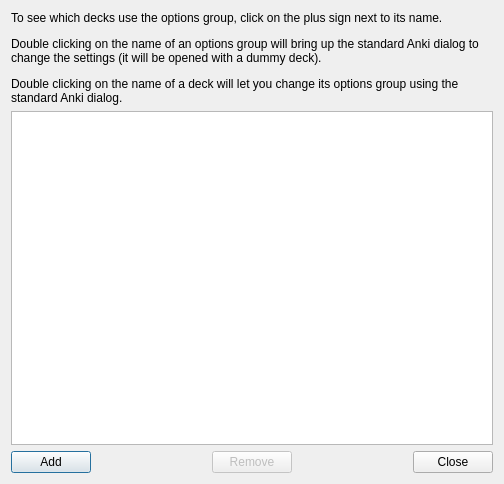
<?xml version="1.0" encoding="UTF-8"?>
<ui version="4.0">
 <class>Dialog</class>
 <widget class="QDialog" name="Dialog">
  <property name="geometry">
   <rect>
    <x>0</x>
    <y>0</y>
    <width>504</width>
    <height>484</height>
   </rect>
  </property>
  <property name="minimumSize">
   <size>
    <width>400</width>
    <height>300</height>
   </size>
  </property>
  <property name="windowTitle">
   <string>Options Groups Manager</string>
  </property>
  <layout class="QVBoxLayout" name="verticalLayout">
   <item>
    <widget class="QLabel" name="label">
     <property name="text">
      <string>&lt;html&gt;&lt;head/&gt;&lt;body&gt;&lt;p&gt;To see which decks use the options group, click on the plus sign next to its name.&lt;/p&gt;&lt;p&gt;Double clicking on the name of an options group will bring up the standard Anki dialog to change the settings (it will be opened with a dummy deck).&lt;/p&gt;&lt;p&gt;Double clicking on the name of a deck will let you change its options group using the standard Anki dialog.&lt;/p&gt;&lt;/body&gt;&lt;/html&gt;</string>
     </property>
     <property name="textFormat">
      <enum>Qt::AutoText</enum>
     </property>
     <property name="scaledContents">
      <bool>false</bool>
     </property>
     <property name="wordWrap">
      <bool>true</bool>
     </property>
    </widget>
   </item>
   <item>
    <widget class="QTreeWidget" name="treeWidget">
     <property name="acceptDrops">
      <bool>false</bool>
     </property>
     <property name="editTriggers">
      <set>QAbstractItemView::NoEditTriggers</set>
     </property>
     <property name="dragEnabled">
      <bool>false</bool>
     </property>
     <property name="dragDropOverwriteMode">
      <bool>false</bool>
     </property>
     <property name="dragDropMode">
      <enum>QAbstractItemView::InternalMove</enum>
     </property>
     <property name="defaultDropAction">
      <enum>Qt::IgnoreAction</enum>
     </property>
     <property name="animated">
      <bool>true</bool>
     </property>
     <property name="headerHidden">
      <bool>true</bool>
     </property>
     <property name="expandsOnDoubleClick">
      <bool>true</bool>
     </property>
     <column>
      <property name="text">
       <string>1</string>
      </property>
     </column>
    </widget>
   </item>
   <item>
    <layout class="QHBoxLayout" name="horizontalLayout">
     <item>
      <widget class="QPushButton" name="btnAdd">
       <property name="text">
        <string>Add</string>
       </property>
      </widget>
     </item>
     <item>
      <spacer name="horizontalSpacer">
       <property name="orientation">
        <enum>Qt::Horizontal</enum>
       </property>
       <property name="sizeHint" stdset="0">
        <size>
         <width>40</width>
         <height>20</height>
        </size>
       </property>
      </spacer>
     </item>
     <item>
      <widget class="QPushButton" name="btnRemove">
       <property name="enabled">
        <bool>false</bool>
       </property>
       <property name="text">
        <string>Remove</string>
       </property>
      </widget>
     </item>
     <item>
      <spacer name="horizontalSpacer_2">
       <property name="orientation">
        <enum>Qt::Horizontal</enum>
       </property>
       <property name="sizeHint" stdset="0">
        <size>
         <width>40</width>
         <height>20</height>
        </size>
       </property>
      </spacer>
     </item>
     <item>
      <widget class="QPushButton" name="btnClose">
       <property name="text">
        <string>Close</string>
       </property>
      </widget>
     </item>
    </layout>
   </item>
  </layout>
 </widget>
 <resources/>
 <connections>
  <connection>
   <sender>btnClose</sender>
   <signal>clicked()</signal>
   <receiver>Dialog</receiver>
   <slot>close()</slot>
   <hints>
    <hint type="sourcelabel">
     <x>455</x>
     <y>460</y>
    </hint>
    <hint type="destinationlabel">
     <x>251</x>
     <y>241</y>
    </hint>
   </hints>
  </connection>
 </connections>
</ui>
